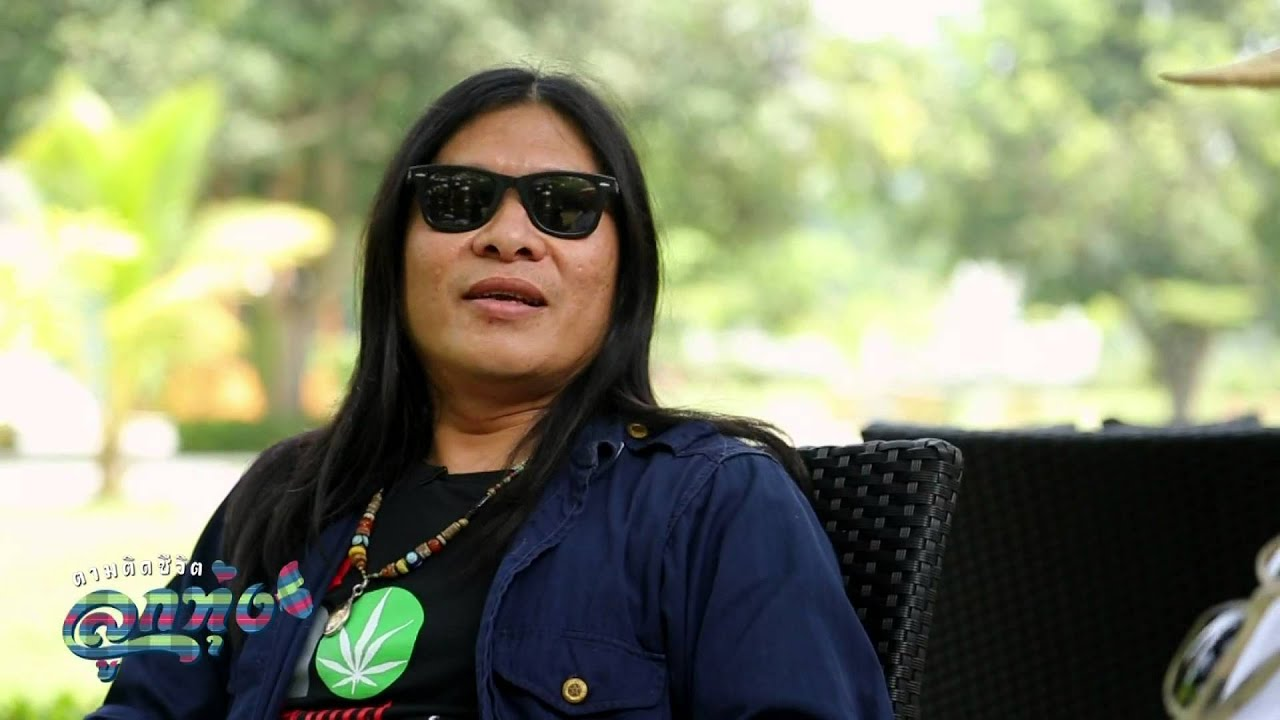
#> input picture images/jarnkai.jpeg, 1280 x 720 px, found by its file name
$ python lab2-2.py
#> lines starting #> are read from the running program, lines starting #| are printed output that depends on the picture
import cv2
import numpy as np
import matplotlib.pyplot as plt

image = cv2.imread(".images/jarnkai.jpeg")
#> image is the input picture: shape (720, 1280, 3); mean B, G, R 106.2, 134.3, 129.4
image = cv2.cvtColor(image, cv2.COLOR_BGR2RGB)

# Split the image into individual color channels
r, g, b = cv2.split(image)
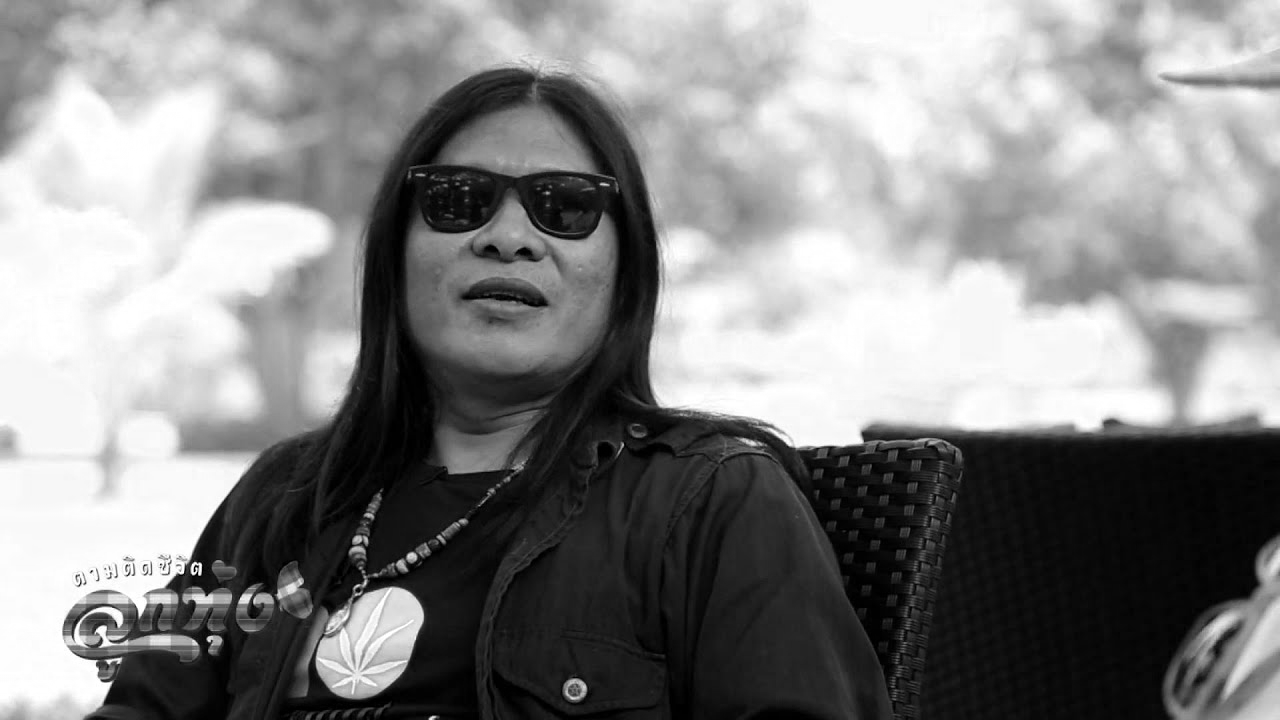
#> g: shape (720, 1280); min 0, max 255, mean 134.3
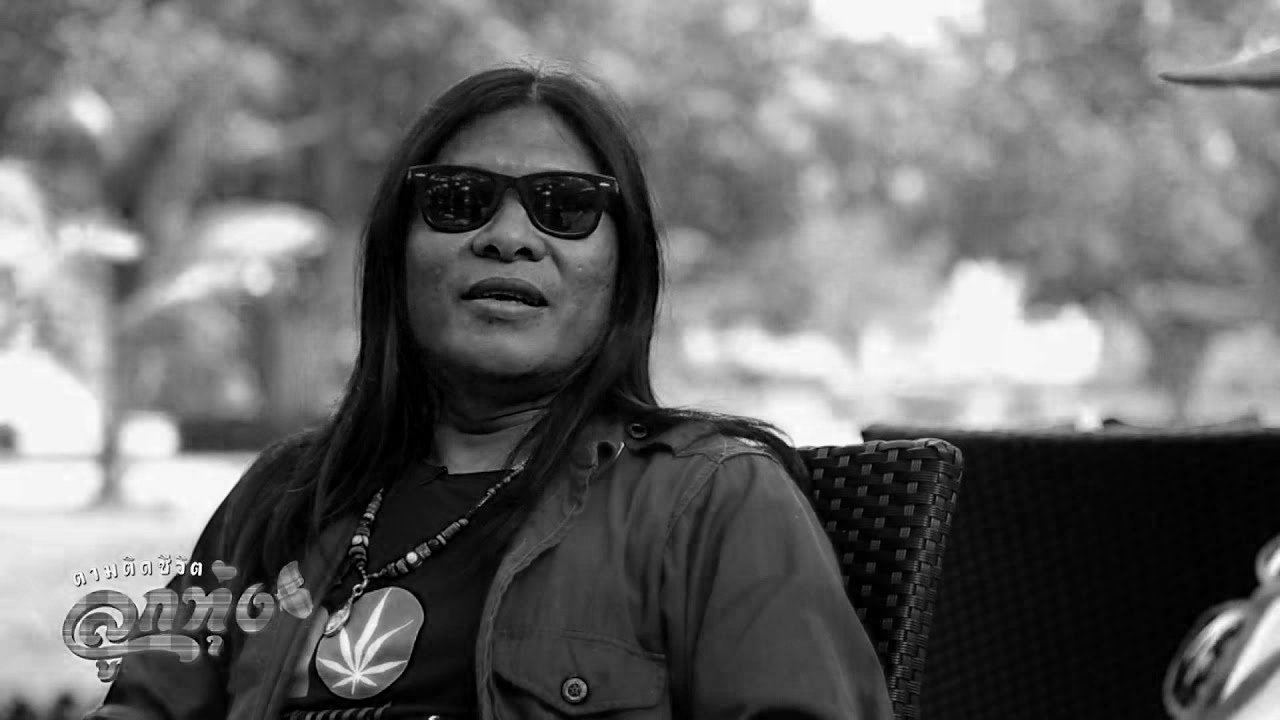
#> b: shape (720, 1280); min 0, max 255, mean 106.2

# Apply histogram equalization to each channel
r_eq = cv2.equalizeHist(r)
g_eq = cv2.equalizeHist(g)
b_eq = cv2.equalizeHist(b)
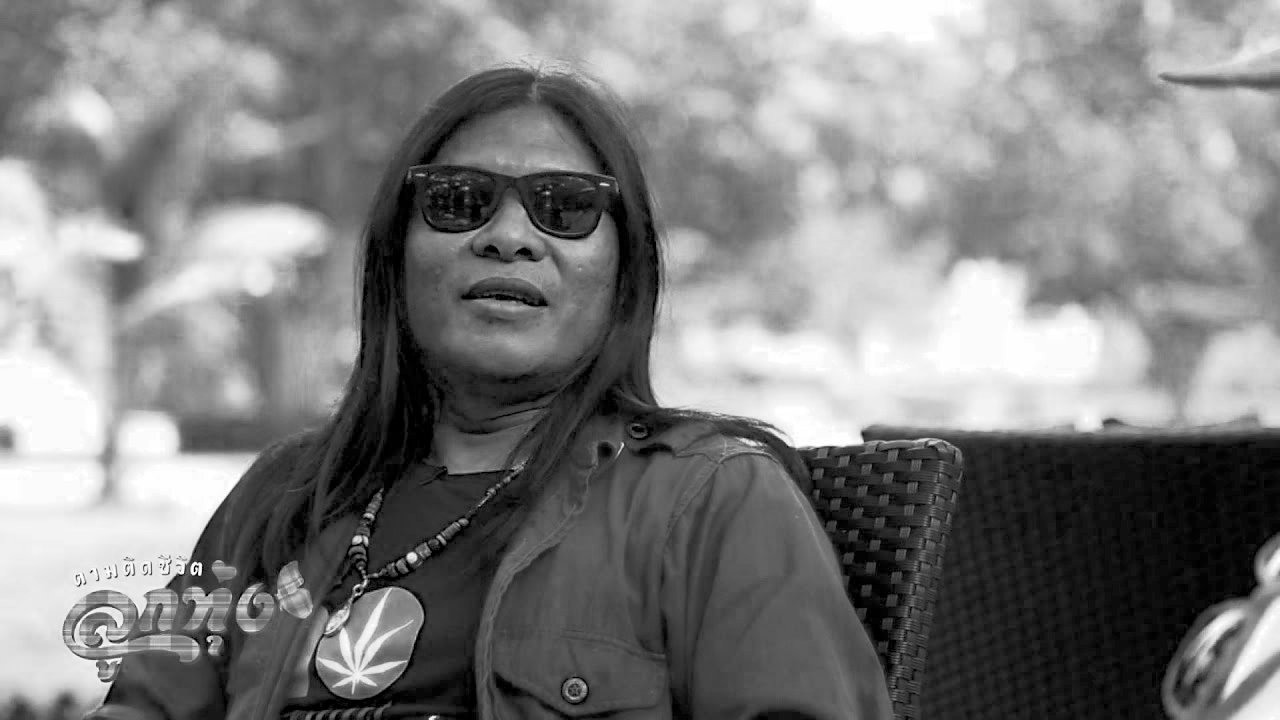
#> b_eq: shape (720, 1280); min 0, max 255, mean 127.4
# Merge the equalized channels back together
eq_image = cv2.merge((r_eq, g_eq, b_eq))
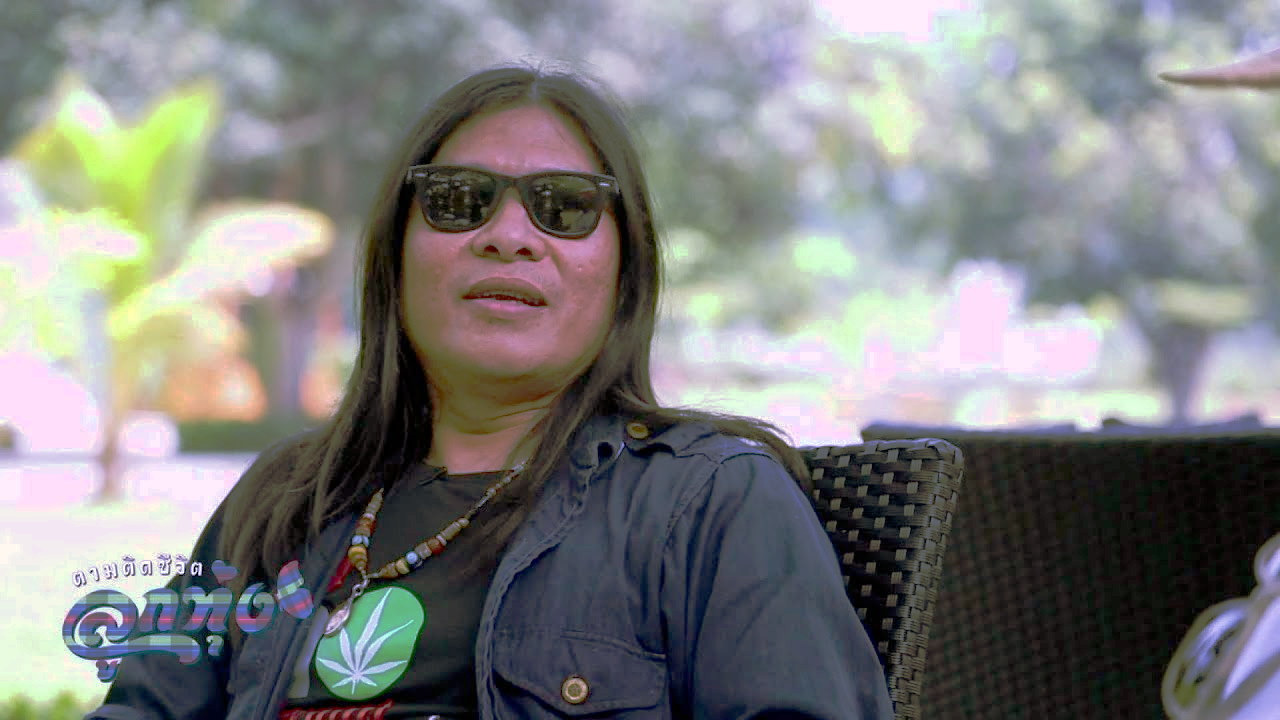
#> eq_image: shape (720, 1280, 3); mean R, G, B 127.5, 128.1, 127.4

fig, axs = plt.subplots(2, 2, figsize=(6, 3))

axs[0,0].imshow(image)
axs[0,0].set_title("Original Color Image",fontsize=8)
axs[0,0].axis("off")

colors = ('r', 'g', 'b')
for i,color in enumerate(colors):
    hist = cv2.calcHist([image],[i],None,[256],[0,256])
    axs[0,1].plot(hist,color = color)
axs[0,1].set_title("Hist Original Image",fontsize=8)
axs[0,1].axis("on")

axs[1,0].imshow(eq_image)
axs[1,0].set_title("Equalized Image",fontsize=8)
axs[1,0].axis("off")

for i,color in enumerate(colors):
    eqhist = cv2.calcHist([eq_image],[i],None,[256],[0,256])
    axs[1,1].plot(eqhist,color = color)
axs[1,1].set_title("Hist Equalized Image",fontsize=8)
axs[1,1].axis("on")

plt.show()
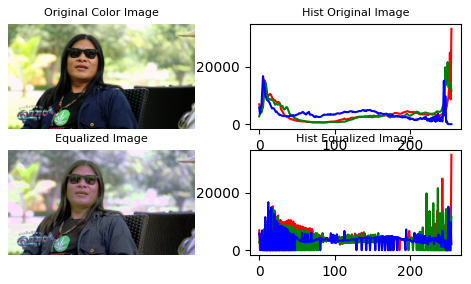
#> figure drawn by matplotlib, 4 panels; panel 2: curve peaks at x = 255, y = 33151; panel 2: curve peaks at x = 250, y = 21574; panel 2: curve peaks at x = 5, y = 16695; panel 4: curve peaks at x = 255, y = 33151

$ run again, with images/rock.jpeg copied over images/jarnkai.jpeg
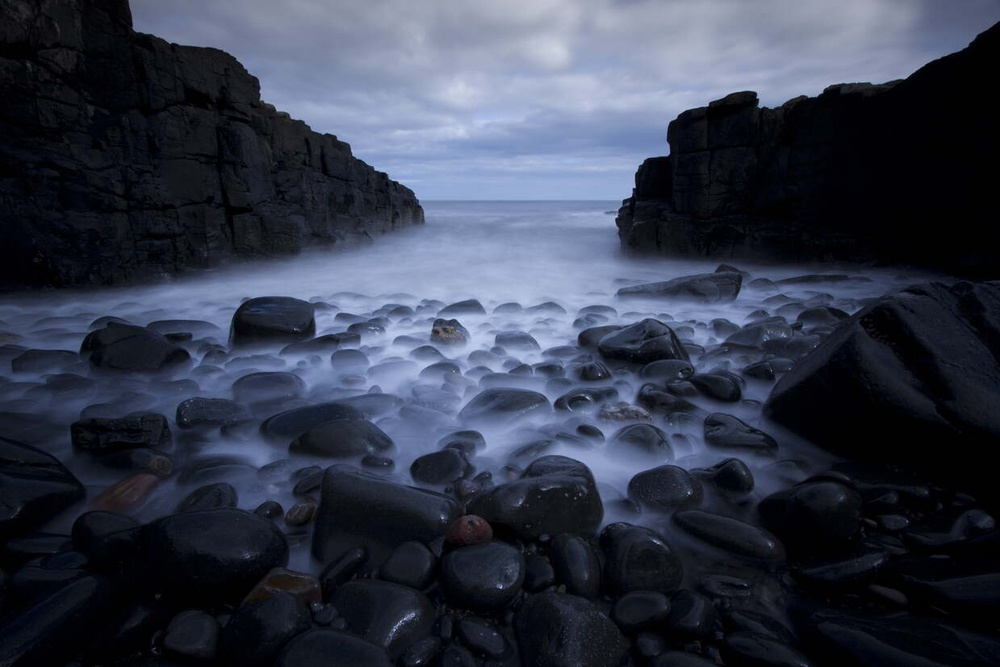
#> input picture images/rock.jpeg, 1000 x 667 px, shrunk from 1239 x 826 before the run, found by its file name
#> image is the input picture: shape (667, 1000, 3); mean B, G, R 74.4, 57.8, 51.9
#> `eq_image = cv2.merge((r_eq, g_eq, b_eq))`:
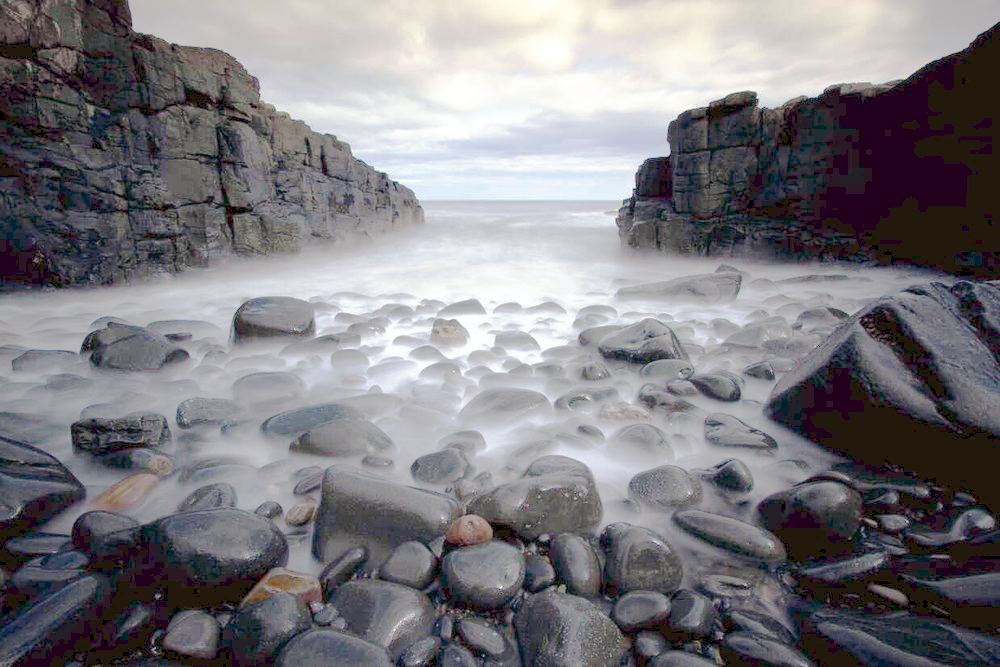
#> eq_image: shape (667, 1000, 3); mean R, G, B 125.2, 122.9, 127.9
#> `plt.show()`:
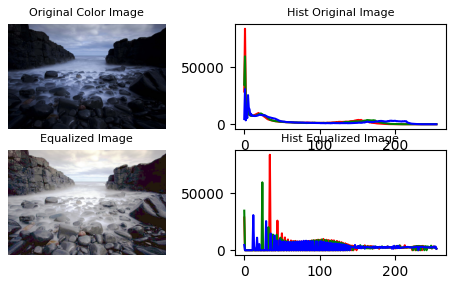
#> figure drawn by matplotlib, 4 panels; panel 2: curve peaks at x = 1, y = 84077; panel 2: curve peaks at x = 1, y = 59790; panel 2: curve peaks at x = 1, y = 30936; panel 4: curve peaks at x = 34, y = 84077

$ run again, with images/maithai.jpg copied over images/jarnkai.jpeg
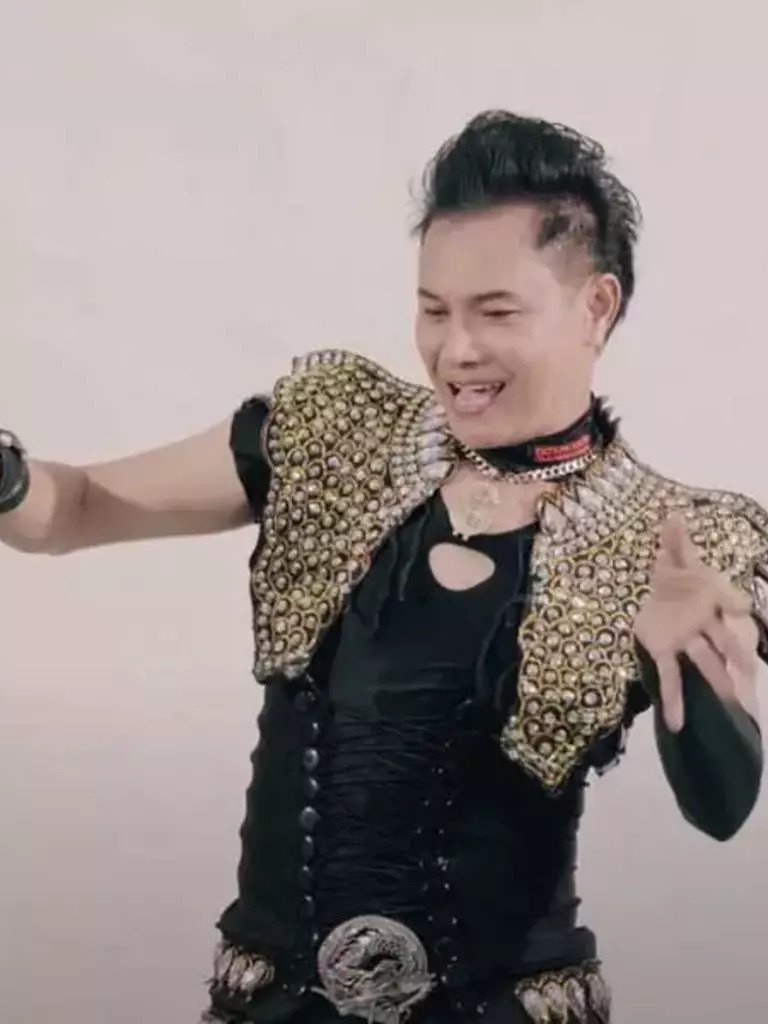
#> input picture images/maithai.jpg, 768 x 1024 px, found by its file name
#> image is the input picture: shape (1024, 768, 3); mean B, G, R 139.1, 141.1, 152.4
#> `eq_image = cv2.merge((r_eq, g_eq, b_eq))`:
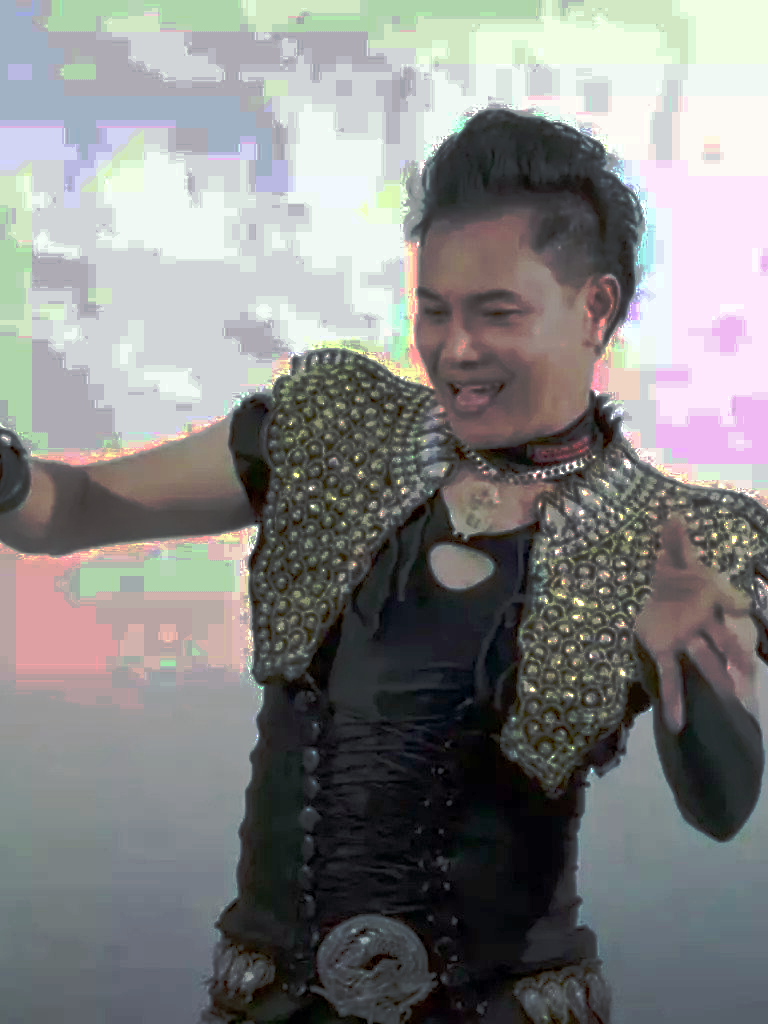
#> eq_image: shape (1024, 768, 3); mean R, G, B 130.9, 131.1, 130.2
#> `plt.show()`:
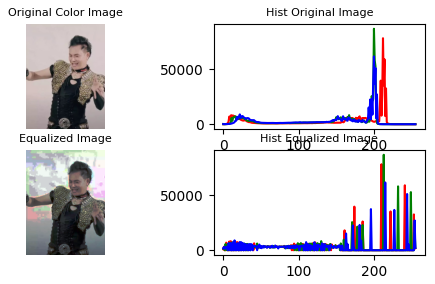
#> figure drawn by matplotlib, 4 panels; panel 2: curve peaks at x = 212, y = 77897; panel 2: curve peaks at x = 200, y = 86455; panel 2: curve peaks at x = 200, y = 61390; panel 4: curve peaks at x = 210, y = 77897

$ run again, with images/peesaderd.jpg copied over images/jarnkai.jpeg
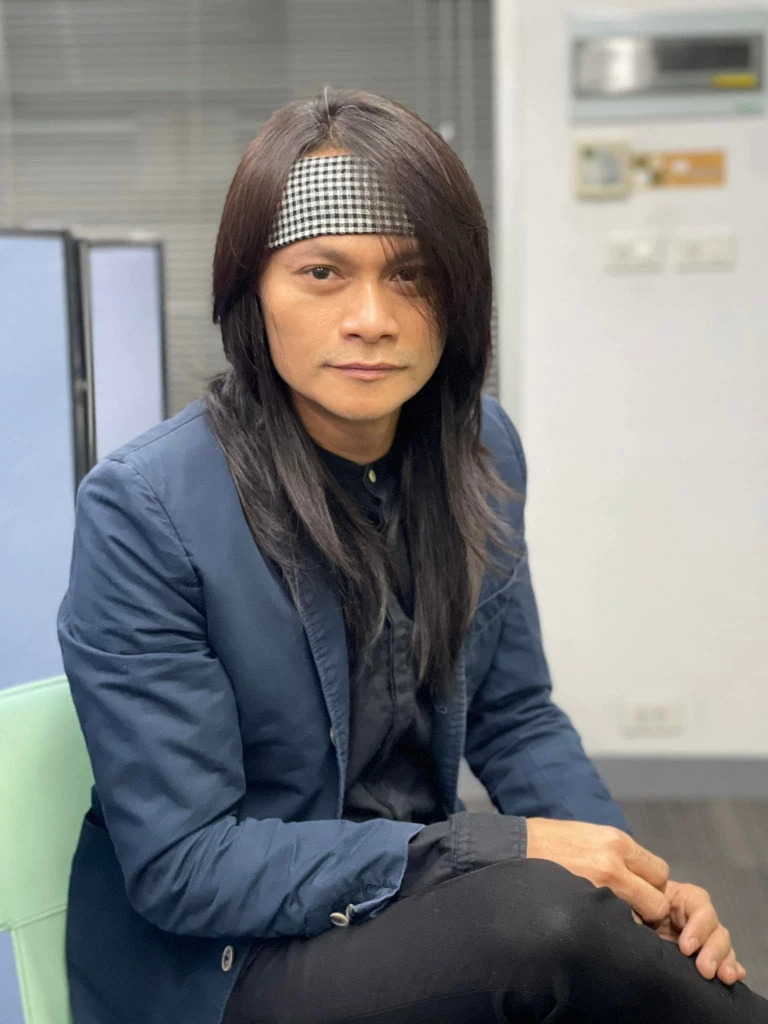
#> input picture images/peesaderd.jpg, 768 x 1024 px, found by its file name
#> image is the input picture: shape (1024, 768, 3); mean B, G, R 127, 126.6, 125.8
#> `b_eq = cv2.equalizeHist(b)`:
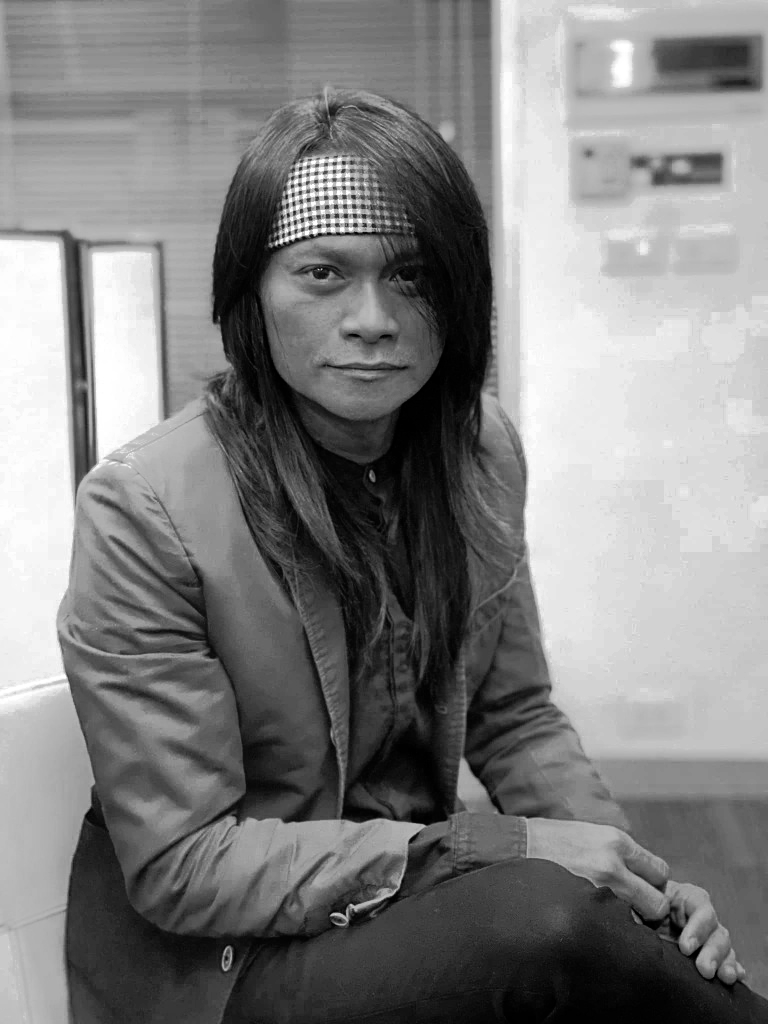
#> b_eq: shape (1024, 768); min 0, max 255, mean 128.2
#> `plt.show()`:
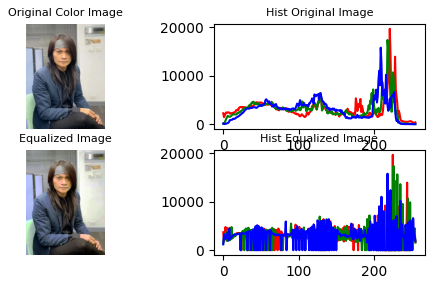
#> figure drawn by matplotlib, 4 panels; panel 2: curve peaks at x = 221, y = 19659; panel 2: curve peaks at x = 218, y = 17365; panel 2: curve peaks at x = 209, y = 15764; panel 4: curve peaks at x = 225, y = 19659
